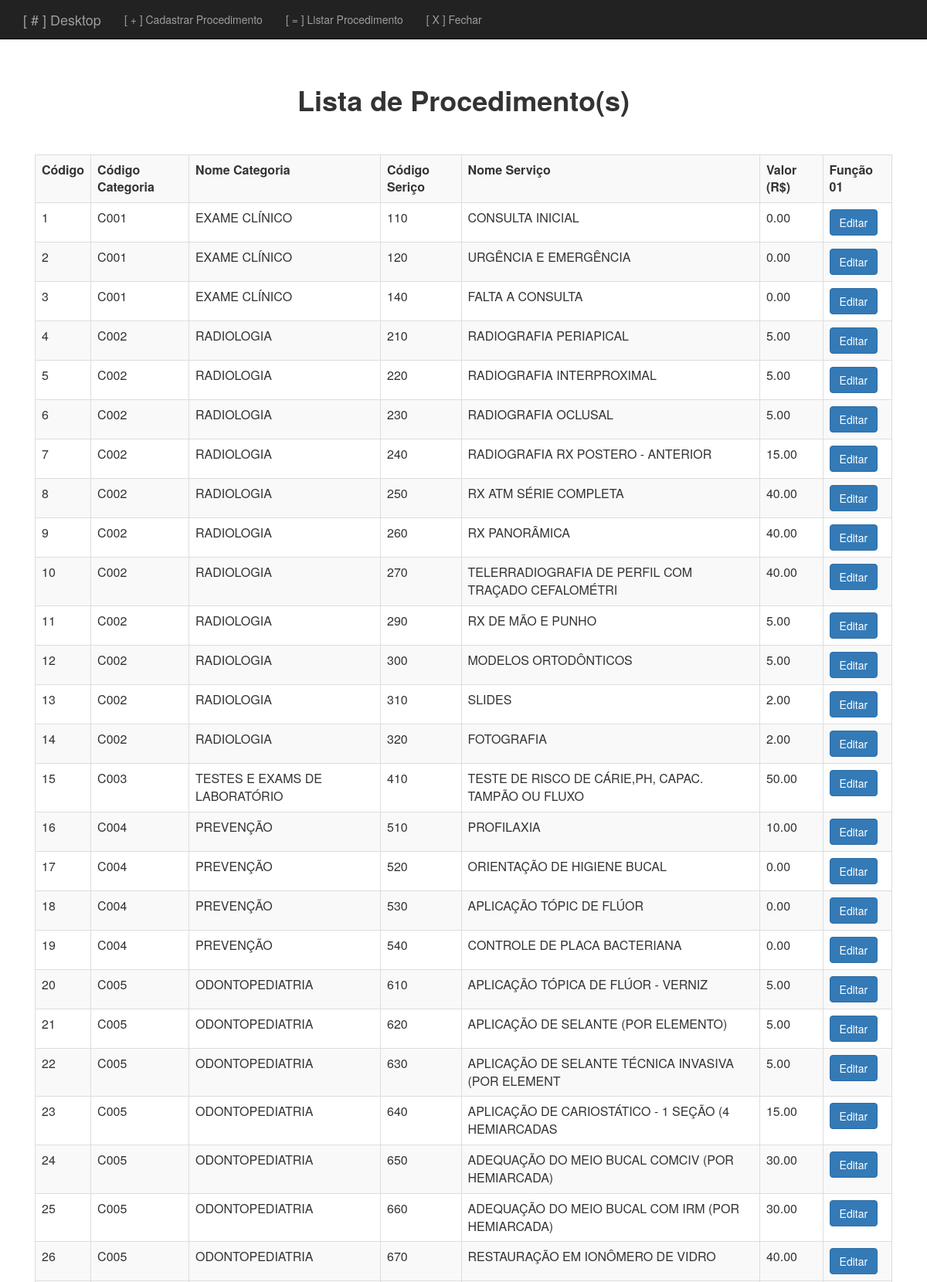
Screenshot of /select-procedimento.php (upper part) with the database file from the repository.
### tables this page shows
CREATE TABLE PROCEDIMENTO
( ID INT AUTO_INCREMENT,
  CODCATEGORIA VARCHAR(05) NOT NULL, 
  NOMECATEGORIA TEXT NOT NULL,
  CODSERVICO INT NOT NULL,
  NOMESERVICO TEXT,
  VALOR NUMERIC(15,2) NOT NULL,
    PRIMARY KEY(ID));

### crud-procedimento.php (called while the page is built, shortened)
<?php
	function selectProcedimento($conexao){
		$procedimentos = array();
		$query = "SELECT * FROM PROCEDIMENTO ORDER BY CODCATEGORIA, ID";
		$resultado = mysqli_query($conexao, $query);
		while ($procedimento = mysqli_fetch_assoc($resultado))
		      {
					array_push($procedimentos, $procedimento);
			  }
		return $procedimentos;
	}
?>

### select-procedimento.php (the view, shortened to what this page needs)
<?php include("heard-procedimento.php");?>
<?php include("connection.php");?>
<?php include("crud-procedimento.php");?>
  <h1><b>Lista de Procedimento(s)</h1><b><br><br>
<table class="table table-striped table-bordered">
		<tr>
			<th> Código </th>
			<th> Código Categoria </th>
			<th> Nome Categoria </th>
			<th> Código Seriço </th>
			<th> Nome Serviço </th>
			<th> Valor (R$) </th>
			<th> Função 01 </th>
		</tr>
	<?php
		$procedimentos = selectProcedimento($conexao);
		foreach ($procedimentos as $procedimento) :
	?>
		<tr>
			<td><?= $procedimento['ID'] ?></td>
			<td><?= $procedimento['CODCATEGORIA'] ?></td>
			<td><?= $procedimento['NOMECATEGORIA'] ?></td>
			<td><?= $procedimento['CODSERVICO'] ?></td>
			<td><?= $procedimento['NOMESERVICO'] ?></td>
			<td><?= $procedimento['VALOR'] ?></td>
			<td><a class = "btn btn-primary" href="form-update-procedimento.php?id=<?=$procedimento['ID']?>">Editar</a></td>
		</tr>
	<?php
		endforeach
	?>
</table>
<?php include("footer.php");?>

### heard-procedimento.php (shortened to what this page needs)
<html>
<head>
    <link href="css/bootstrap.css" rel="stylesheet" />
    <link href="css/loja.css" rel="stylesheet" />
</head>
<body>
	<div class="navbar navbar-inverse navbar-fixed-top">
		<div class="container">
			<div class="navbar-header">
				<a class="navbar-brand" href="desktop.php"> [ # ] Desktop </a>
			</div>
			<div>
				<ul class="nav navbar-nav">
					<li><a href="form-insert-procedimento.php"> [ + ] Cadastrar Procedimento </a></li>
					<li><a href="select-procedimento.php"> [ = ] Listar Procedimento </a></li>
					<li><a href="index.html"> [ X ] Fechar</a></li>
				</ul>
			</div>
		</div>
	</div>
    <div class="container">
        <div class="principal">

### footer.php
        </div>
    </div>
</body>
</html>

### css/loja.css (style rules this page uses)
body { padding-top: 50px; }
.principal { padding: 40px 15px; text-align: center; }

### rows the page displays
procedimento: ID "1", CODCATEGORIA "C001", NOMECATEGORIA "EXAME CLÍNICO", CODSERVICO "110", NOMESERVICO "CONSULTA INICIAL", VALOR "0.00"
procedimento: ID "2", CODCATEGORIA "C001", NOMECATEGORIA "EXAME CLÍNICO", CODSERVICO "120", NOMESERVICO "URGÊNCIA E EMERGÊNCIA", VALOR "0.00"
procedimento: ID "3", CODCATEGORIA "C001", NOMECATEGORIA "EXAME CLÍNICO", CODSERVICO "140", NOMESERVICO "FALTA A CONSULTA", VALOR "0.00"
procedimento: ID "4", CODCATEGORIA "C002", NOMECATEGORIA "RADIOLOGIA", CODSERVICO "210", NOMESERVICO "RADIOGRAFIA PERIAPICAL", VALOR "5.00"
procedimento: ID "5", CODCATEGORIA "C002", NOMECATEGORIA "RADIOLOGIA", CODSERVICO "220", NOMESERVICO "RADIOGRAFIA INTERPROXIMAL", VALOR "5.00"
procedimento: ID "6", CODCATEGORIA "C002", NOMECATEGORIA "RADIOLOGIA", CODSERVICO "230", NOMESERVICO "RADIOGRAFIA OCLUSAL", VALOR "5.00"
procedimento: ID "7", CODCATEGORIA "C002", NOMECATEGORIA "RADIOLOGIA", CODSERVICO "240", NOMESERVICO "RADIOGRAFIA RX POSTERO - ANTERIOR", VALOR "15.00"
procedimento: ID "8", CODCATEGORIA "C002", NOMECATEGORIA "RADIOLOGIA", CODSERVICO "250", NOMESERVICO "RX ATM SÉRIE COMPLETA", VALOR "40.00"
procedimento: ID "9", CODCATEGORIA "C002", NOMECATEGORIA "RADIOLOGIA", CODSERVICO "260", NOMESERVICO "RX PANORÂMICA", VALOR "40.00"
procedimento: ID "10", CODCATEGORIA "C002", NOMECATEGORIA "RADIOLOGIA", CODSERVICO "270", NOMESERVICO "TELERRADIOGRAFIA DE PERFIL COM TRAÇADO CEFALOMÉTRI", VALOR "40.00"
procedimento: ID "11", CODCATEGORIA "C002", NOMECATEGORIA "RADIOLOGIA", CODSERVICO "290", NOMESERVICO "RX DE MÃO E PUNHO", VALOR "5.00"
procedimento: ID "12", CODCATEGORIA "C002", NOMECATEGORIA "RADIOLOGIA", CODSERVICO "300", NOMESERVICO "MODELOS ORTODÔNTICOS", VALOR "5.00"
procedimento: ID "13", CODCATEGORIA "C002", NOMECATEGORIA "RADIOLOGIA", CODSERVICO "310", NOMESERVICO "SLIDES", VALOR "2.00"
procedimento: ID "14", CODCATEGORIA "C002", NOMECATEGORIA "RADIOLOGIA", CODSERVICO "320", NOMESERVICO "FOTOGRAFIA", VALOR "2.00"
procedimento: ID "15", CODCATEGORIA "C003", NOMECATEGORIA "TESTES E EXAMS DE LABORATÓRIO", CODSERVICO "410", NOMESERVICO "TESTE DE RISCO DE CÁRIE,PH, CAPAC. TAMPÃO OU FLUXO", VALOR "50.00"
procedimento: ID "16", CODCATEGORIA "C004", NOMECATEGORIA "PREVENÇÃO", CODSERVICO "510", NOMESERVICO "PROFILAXIA", VALOR "10.00"
procedimento: ID "17", CODCATEGORIA "C004", NOMECATEGORIA "PREVENÇÃO", CODSERVICO "520", NOMESERVICO "ORIENTAÇÃO DE HIGIENE BUCAL", VALOR "0.00"
procedimento: ID "18", CODCATEGORIA "C004", NOMECATEGORIA "PREVENÇÃO", CODSERVICO "530", NOMESERVICO "APLICAÇÃO TÓPIC DE FLÚOR", VALOR "0.00"
procedimento: ID "19", CODCATEGORIA "C004", NOMECATEGORIA "PREVENÇÃO", CODSERVICO "540", NOMESERVICO "CONTROLE DE PLACA BACTERIANA", VALOR "0.00"
procedimento: ID "20", CODCATEGORIA "C005", NOMECATEGORIA "ODONTOPEDIATRIA", CODSERVICO "610", NOMESERVICO "APLICAÇÃO TÓPICA DE FLÚOR - VERNIZ", VALOR "5.00"
procedimento: ID "21", CODCATEGORIA "C005", NOMECATEGORIA "ODONTOPEDIATRIA", CODSERVICO "620", NOMESERVICO "APLICAÇÃO DE SELANTE (POR ELEMENTO)", VALOR "5.00"
procedimento: ID "22", CODCATEGORIA "C005", NOMECATEGORIA "ODONTOPEDIATRIA", CODSERVICO "630", NOMESERVICO "APLICAÇÃO DE SELANTE TÉCNICA INVASIVA (POR ELEMENT", VALOR "5.00"
procedimento: ID "23", CODCATEGORIA "C005", NOMECATEGORIA "ODONTOPEDIATRIA", CODSERVICO "640", NOMESERVICO "APLICAÇÃO DE CARIOSTÁTICO - 1 SEÇÃO (4 HEMIARCADAS", VALOR "15.00"
procedimento: ID "24", CODCATEGORIA "C005", NOMECATEGORIA "ODONTOPEDIATRIA", CODSERVICO "650", NOMESERVICO "ADEQUAÇÃO DO MEIO BUCAL COMCIV (POR HEMIARCADA)", VALOR "30.00"
procedimento: ID "25", CODCATEGORIA "C005", NOMECATEGORIA "ODONTOPEDIATRIA", CODSERVICO "660", NOMESERVICO "ADEQUAÇÃO DO MEIO BUCAL COM IRM (POR HEMIARCADA)", VALOR "30.00"
procedimento: ID "26", CODCATEGORIA "C005", NOMECATEGORIA "ODONTOPEDIATRIA", CODSERVICO "670", NOMESERVICO "RESTAURAÇÃO EM IONÔMERO DE VIDRO", VALOR "40.00"
